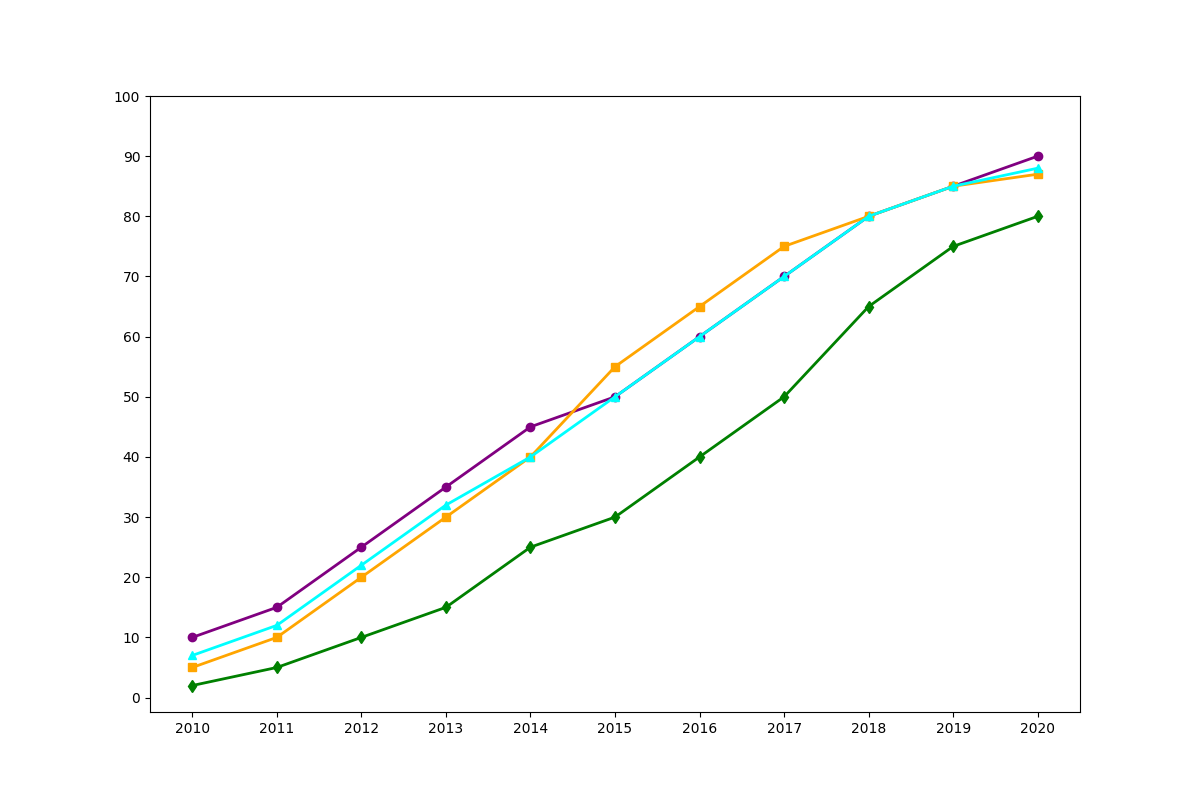

The script that drew this image:
import matplotlib.pyplot as plt
import numpy as np

years = np.arange(2010, 2021)

machine_learning = [10, 15, 25, 35, 45, 50, 60, 70, 80, 85, 90]
computer_vision = [5, 10, 20, 30, 40, 55, 65, 75, 80, 85, 87]
natural_language_processing = [7, 12, 22, 32, 40, 50, 60, 70, 80, 85, 88]
reinforcement_learning = [2, 5, 10, 15, 25, 30, 40, 50, 65, 75, 80]

plt.figure(figsize=(12, 8))

plt.plot(years, machine_learning, marker='o', color='purple', linestyle='-', linewidth=2)
plt.plot(years, computer_vision, marker='s', color='orange', linestyle='-', linewidth=2)
plt.plot(years, natural_language_processing, marker='^', color='cyan', linestyle='-', linewidth=2)
plt.plot(years, reinforcement_learning, marker='d', color='green', linestyle='-', linewidth=2)

plt.xticks(years)
plt.yticks(range(0, 101, 10))

plt.show()
